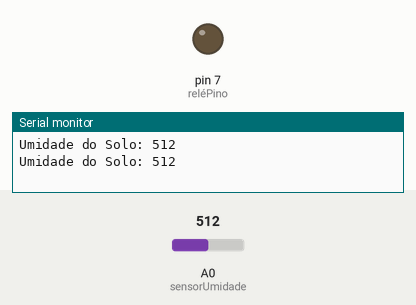
Simulated run of this sketch. Board: Arduino Uno, built for the host (arithmetic inside an expression is 32-bit, double 64-bit). On the bench: output pins drawn as LEDs (lit = HIGH), the last lines printed to the serial monitor. Inputs (shaded band) come from the test bench; at power-on: A0 (sensorUmidade) = 512.

Above: at 1.8 s.
1.9 s: A0 (sensorUmidade) set to 408
3.4 s: A0 (sensorUmidade) set to 388
At 5.3 s:
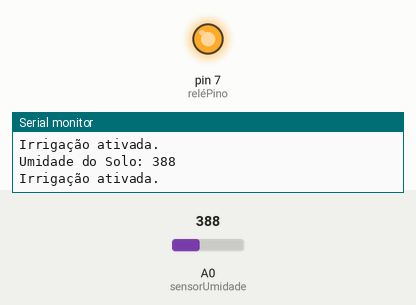
Timing chart, 0 to 6.8 s (numbered marks = the images above; inputs shaded):
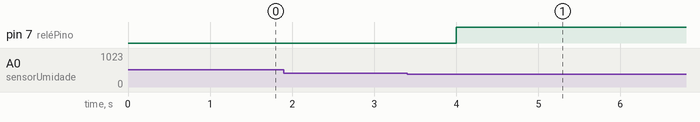

The sketch:

irrigacao.ino
```cpp
// Definindo os pinos
const int sensorUmidade = A0;  // Sensor de umidade do solo conectado ao pino A0
const int reléPino = 7;         // Relé conectado ao pino digital 7

// Definindo as variáveis
int umidadeSolo = 0;   // Variável para armazenar o valor da umidade
int umidadeMinima = 400;  // Valor de umidade abaixo do qual a irrigação será acionada (ajustar conforme necessário)
int umidadeMaxima = 700;  // Valor de umidade acima do qual a irrigação será desligada (ajustar conforme necessário)

void setup() {
  // Inicializando os pinos
  pinMode(reléPino, OUTPUT);  // O relé será uma saída

  // Iniciando comunicação serial para monitoramento
  Serial.begin(9600);
}

void loop() {
  // Lê o valor do sensor de umidade (valor analógico entre 0 e 1023)
  umidadeSolo = analogRead(sensorUmidade);

  // Imprime o valor do sensor de umidade no monitor serial
  Serial.print("Umidade do Solo: ");
  Serial.println(umidadeSolo);

  // Se a umidade do solo estiver abaixo do valor mínimo, ativa a irrigação
  if (umidadeSolo < umidadeMinima) {
    digitalWrite(reléPino, HIGH);  // Liga o relé (aciona a bomba/válvula)
    Serial.println("Irrigação ativada.");
  }
  // Se a umidade do solo estiver acima do valor máximo, desliga a irrigação
  else if (umidadeSolo > umidadeMaxima) {
    digitalWrite(reléPino, LOW);  // Desliga o relé (desliga a bomba/válvula)
    Serial.println("Irrigação desativada.");
  }

  // Aguarda 1 segundo antes de ler novamente
  delay(1000);
}
```

Measured:
- the behaviour switches between 400 and 399 on A0 (sensorUmidade) (found by bisection; images 0 and 1)
- after the input at 3.4 s, pin 7 (reléPino): LOW → HIGH after 0.60 s
